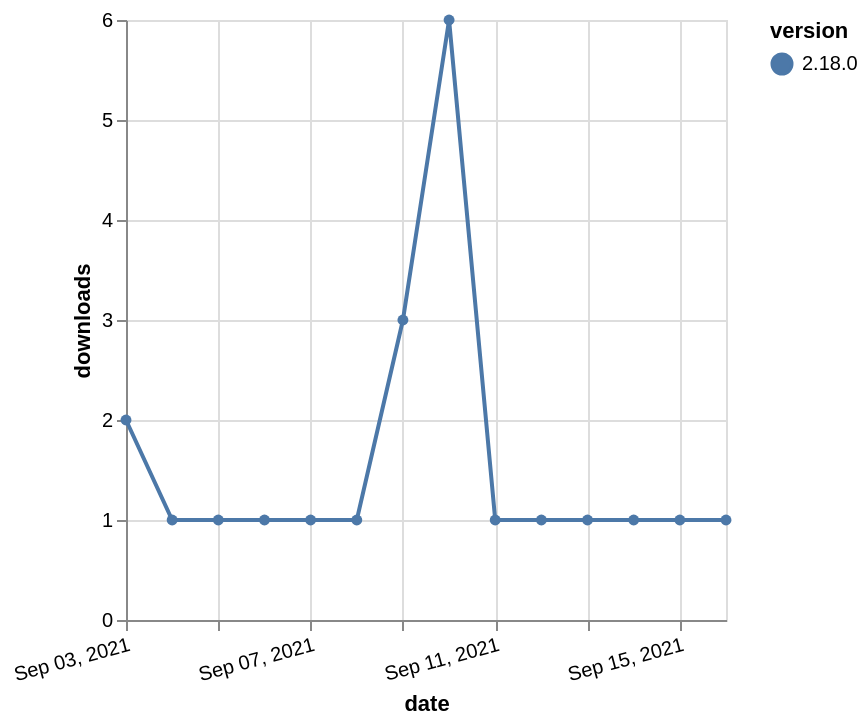

Express this chart as Vega-Lite.
### Vega-Lite specification from a JSON file in a GitHub repository (floating-point values rounded to 4 significant figures)
{"$schema": "https://vega.github.io/schema/vega-lite/v5.json", "description": "A simple bar chart with embedded data.", "data": {"values": [{"date": "2021-09-03", "total": 504, "delta": 2, "version": "2.18.0"}, {"date": "2021-09-04", "total": 505, "delta": 1, "version": "2.18.0"}, {"date": "2021-09-05", "total": 506, "delta": 1, "version": "2.18.0"}, {"date": "2021-09-06", "total": 507, "delta": 1, "version": "2.18.0"}, {"date": "2021-09-07", "total": 508, "delta": 1, "version": "2.18.0"}, {"date": "2021-09-08", "total": 509, "delta": 1, "version": "2.18.0"}, {"date": "2021-09-09", "total": 512, "delta": 3, "version": "2.18.0"}, {"date": "2021-09-10", "total": 518, "delta": 6, "version": "2.18.0"}, {"date": "2021-09-11", "total": 519, "delta": 1, "version": "2.18.0"}, {"date": "2021-09-12", "total": 520, "delta": 1, "version": "2.18.0"}, {"date": "2021-09-13", "total": 521, "delta": 1, "version": "2.18.0"}, {"date": "2021-09-14", "total": 522, "delta": 1, "version": "2.18.0"}, {"date": "2021-09-15", "total": 523, "delta": 1, "version": "2.18.0"}, {"date": "2021-09-16", "total": 524, "delta": 1, "version": "2.18.0"}]}, "width": "container", "mark": {"type": "line", "point": {"filled": true}}, "encoding": {"x": {"field": "date", "type": "temporal", "timeUnit": "yearmonthdate", "title": "date", "axis": {"labelAngle": -15}}, "y": {"field": "delta", "type": "quantitative", "title": "downloads"}, "color": {"field": "version", "type": "nominal"}, "tooltip": {"field": "delta"}}}
